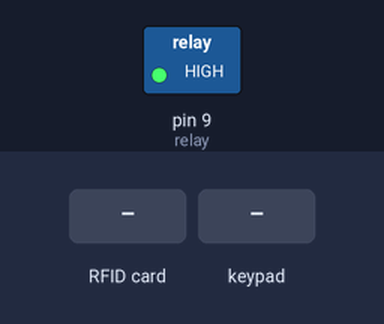
Simulated run of this sketch. Board: Arduino Uno, built with avr-gcc and run on an emulated ATmega328P. Shown: switched loads named in the sketch (green lamp = pin HIGH). The test bench sets the inputs (shaded band). Pins used as bus, display or sensor lines are not drawn; what the sketch prints to the serial monitor is not drawn.

Above: at 1.3 s.
1.4 s: RFID card AA B6 45 09 held to the reader
3.4 s: keypad keys 1 2 3 7 5 9 pressed 0.4 s apart
At 6.5 s:
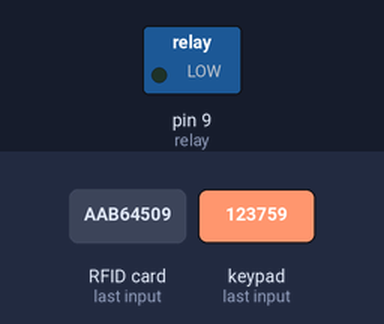
Timing chart, 0 to 13.1 s (numbered marks = the images above; inputs shaded):
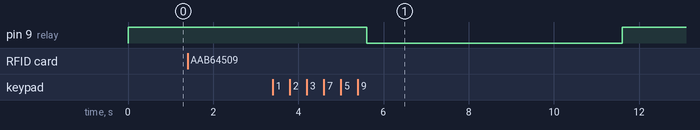

The sketch:

keypadrfid.ino
```cpp
#include <MFRC522.h>
#include <LiquidCrystal_I2C.h>
#include <Keypad.h>
#include <SoftwareSerial.h>
#include <Servo.h>
#include <SPI.h>
// Create instances
MFRC522 mfrc522(10, 0); // MFRC522 mfrc522(SS_PIN, RST_PIN)
//LiquidCrystal_I2C lcd(0x27, 16, 2);


constexpr uint8_t relay = 9;
char initial_password[6] = {'1','2','3','7','5','9'};  // pass
String tagUID = "AA B6 45 09";  // card code
String tagUID2 = "C7 12 D5 34";
char password[6];   // Variable to password
boolean RFIDMode = true; // boolean
boolean NormalMode = true; // boolean
char key_pressed = 0; // Variable to store incoming keys
uint8_t i = 0;  // Variable used for counter
// defining how many rows and columns our keypad have
const byte rows = 4;
const byte columns = 3;
// Keypad pin map
char hexaKeys[rows][columns] = {
  {'1', '2', '3'},
  {'4', '5', '6'},
  {'7', '8', '9'},
  {'*', '0', '#'}
};
// Initializing pins for keypad
byte row_pins[rows] = {2, 3, 4, 5};
byte column_pins[columns] = {6, 7, 8};
// Create instance for keypad
Keypad keypad_key = Keypad( makeKeymap(hexaKeys), row_pins, column_pins, rows, columns);

void setup() {
  Serial.begin(9600);
  pinMode(relay, OUTPUT);
  digitalWrite(relay, HIGH);
  //lcd.init();   // LCD screen
  //lcd.backlight();
  SPI.begin();      // Init SPI bus
  mfrc522.PCD_Init();   // Init MFRC522
  // Arduino communicates with SIM900 GSM shield at a baud rate of 19200
  // Make sure that corresponds to the baud rate of your module
  delay(100);
 // lcd.clear(); // Clear LCD screen
}
void loop() {
  if (NormalMode == false) {
    // Function to receive message
  }
  else if (NormalMode == true) {
    // System will first look for mode
    if (RFIDMode == true) {
      // Function to receive message
      //lcd.setCursor(0, 0);
      //lcd.print("   Door Lock");
      //lcd.setCursor(0, 1);
      //lcd.print(" Scan Your Tag ");
      // Look for new cards
      if ( ! mfrc522.PICC_IsNewCardPresent()) {
        return;
      }
      // Select one of the cards
      if ( ! mfrc522.PICC_ReadCardSerial()) {
        return;
      }
      //Reading from the card
      String tag = "";
      for (byte j = 0; j < mfrc522.uid.size; j++)
      {
        tag.concat(String(mfrc522.uid.uidByte[j] < 0x10 ? " 0" : " "));
        tag.concat(String(mfrc522.uid.uidByte[j], HEX));
      }
      tag.toUpperCase();
      //Checking the card
      if ((tag.substring(1) == tagUID) || (tag.substring(1) == tagUID2))
      {
        // If UID of tag is matched.
       // lcd.clear();
       // lcd.print("Tag Matched");
        Serial.print("Tag Matched");
        delay(500);
       // lcd.clear();
       //lcd.print("Enter Password:");
        Serial.print("Enter Password:");
       // lcd.setCursor(0, 1);
        RFIDMode = false; // Make RFID mode false
      }
      else
      {
        // If UID of tag is not matched.
       // lcd.clear();
       // lcd.setCursor(0, 0);
       // lcd.print("Wrong Tag Shown");
       // lcd.setCursor(0, 1);
        //lcd.print("Access Denied");
        delay(3000);
       // lcd.clear();
      }
    }
    // If RFID mode is false, it will look for keys from keypad
    if (RFIDMode == false) {
      key_pressed = keypad_key.getKey(); // Storing keys
      if (key_pressed)
      {
        password[i++] = key_pressed; // Storing in password variable
        //lcd.print("*");
      }
      if (i == 6) // If 4 keys are completed
      {
        delay(200);
        if (!(strncmp(password, initial_password, 6))) // If password is matched
        {
          //lcd.clear();
          //lcd.print("Pass Accepted");
          Serial.print("Pass Accepted");
          digitalWrite(relay, LOW);
          delay(6000);
          digitalWrite(relay, HIGH);
         // lcd.clear();
          i = 0;
          RFIDMode = true; // Make RFID mode true
        }
        else    // If password is not matched
        {
          //lcd.clear();
          //lcd.print("Wrong Password");
          Serial.print("Wrong Password");
          delay(1000);
          //lcd.clear();
          i = 0;
          RFIDMode = true;  // Make RFID mode true
        }
      }
    }
  }
}
```

Measured:
- after the input at 1.4 s, every drawn part: stays the same
- after the input at 3.4 s, pin 9 (relay): HIGH → LOW after 2.2 s, → HIGH 6.0 s later
